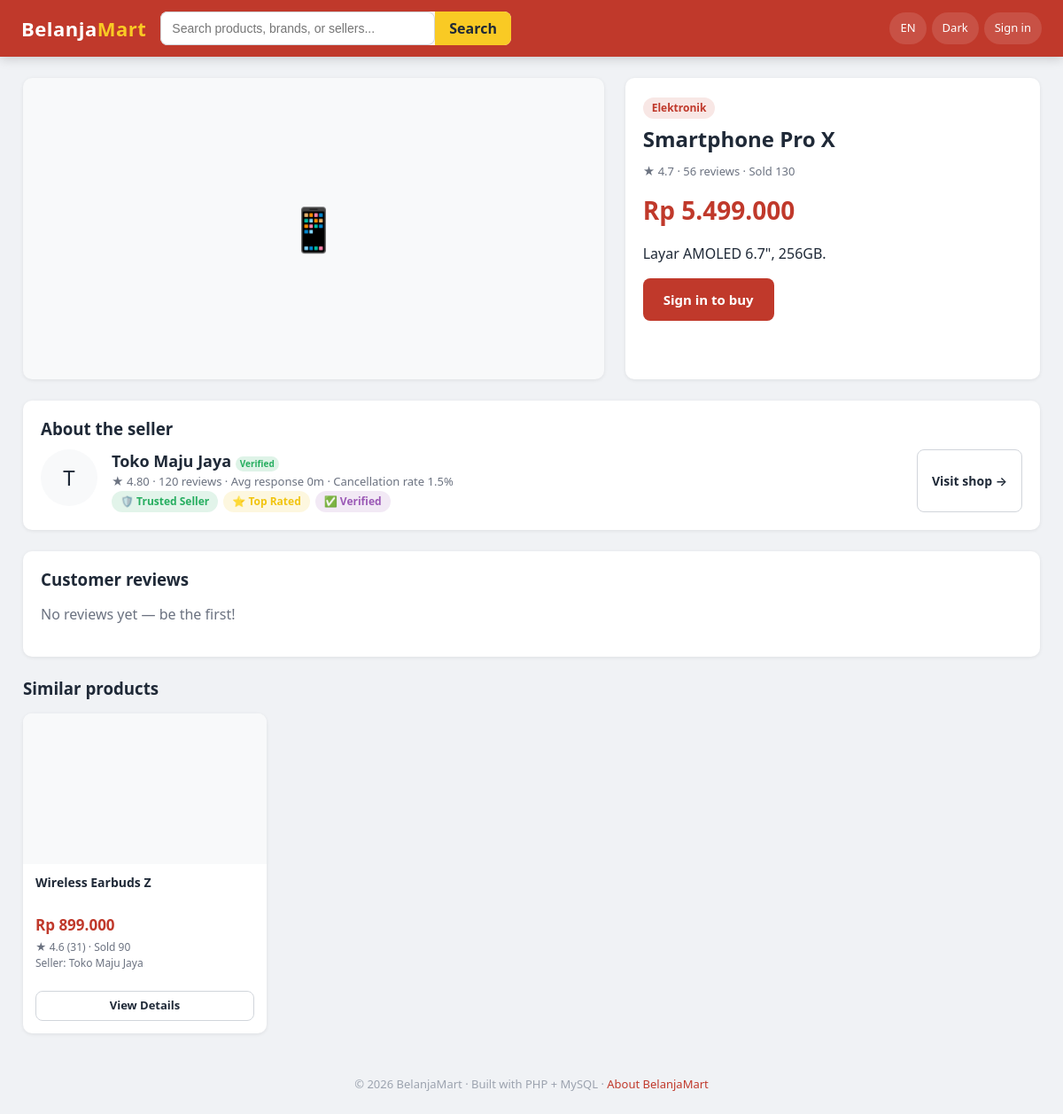
Page /frontend/pages/shared/product_detail.php?id=1 on the earlier database version.
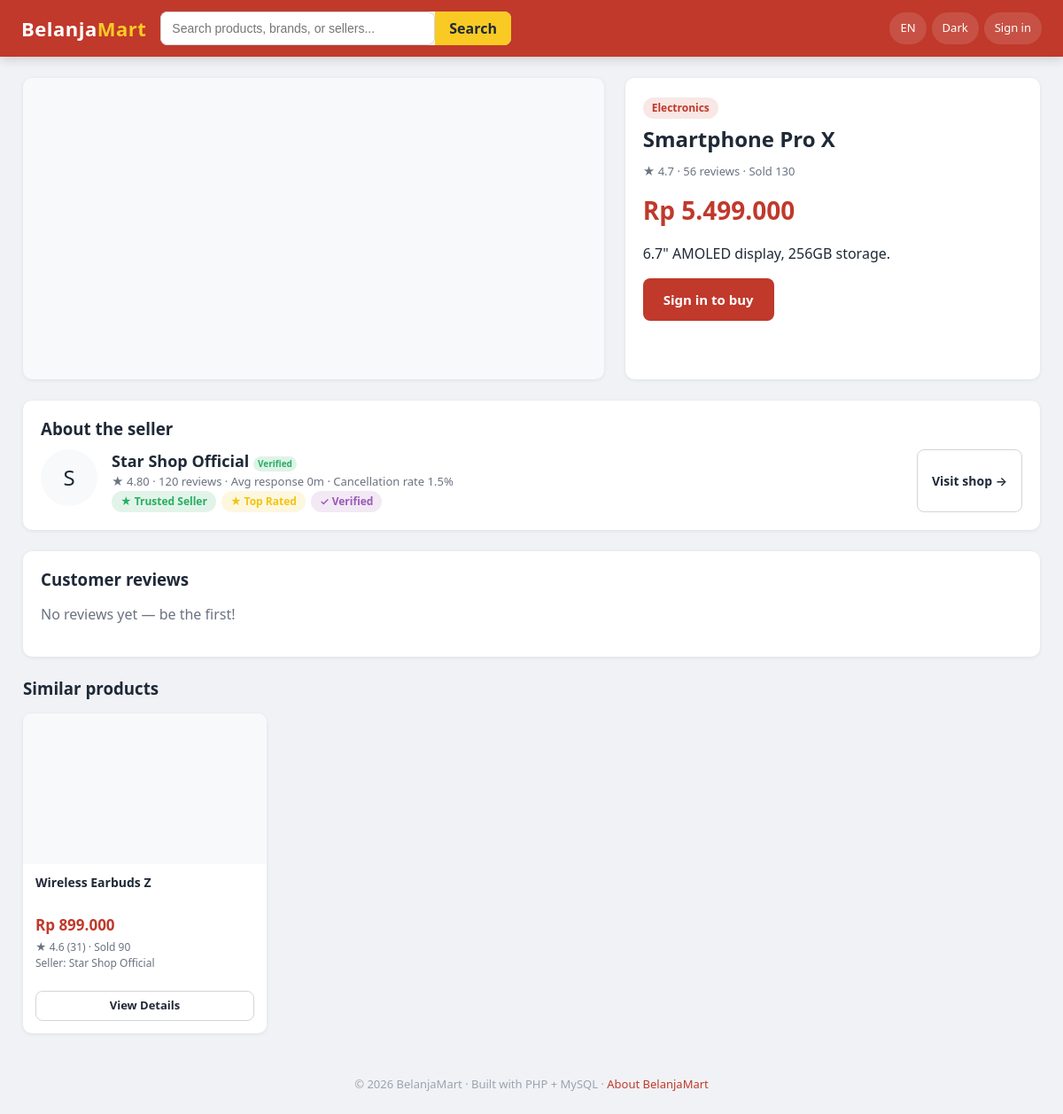
Same page on the later database version.
### tables this page shows
CREATE TABLE products (
    product_id     INT AUTO_INCREMENT PRIMARY KEY,
    seller_id      INT NOT NULL,                     
    category_id    INT,
    product_name   VARCHAR(180) NOT NULL,
    description    TEXT,
    price          DECIMAL(12,2) NOT NULL,           
    currency_code  CHAR(3) NOT NULL DEFAULT 'IDR',
    stock          INT NOT NULL DEFAULT 0,
    image          VARCHAR(255) DEFAULT NULL,
    weight_grams   INT NOT NULL DEFAULT 500,
    is_active      TINYINT(1) NOT NULL DEFAULT 1,
    average_rating DECIMAL(3,2) NOT NULL DEFAULT 0,
    total_reviews  INT NOT NULL DEFAULT 0,
    total_sold     INT NOT NULL DEFAULT 0,
    views          INT NOT NULL DEFAULT 0,
    created_at     TIMESTAMP DEFAULT CURRENT_TIMESTAMP,
    updated_at     TIMESTAMP DEFAULT CURRENT_TIMESTAMP ON UPDATE CURRENT_TIMESTAMP,
    FOREIGN KEY (seller_id)     REFERENCES users(user_id) ON DELETE CASCADE,
    FOREIGN KEY (category_id)   REFERENCES categories(category_id) ON DELETE SET NULL,
    FOREIGN KEY (currency_code) REFERENCES currencies(currency_code),
    INDEX idx_seller   (seller_id),
    INDEX idx_category (category_id),
    INDEX idx_active   (is_active),
    FULLTEXT KEY ft_name_desc (product_name, description)
);

CREATE TABLE categories (
    category_id    INT AUTO_INCREMENT PRIMARY KEY,
    category_name  VARCHAR(100) NOT NULL,
    icon           VARCHAR(20)  DEFAULT '📦',
    parent_id      INT NULL,
    FOREIGN KEY (parent_id) REFERENCES categories(category_id) ON DELETE SET NULL
);

CREATE TABLE seller_profiles (
    user_id        INT PRIMARY KEY,
    shop_name      VARCHAR(120) NOT NULL,
    description    TEXT,
    banner         VARCHAR(255) DEFAULT NULL,
     
    avg_rating         DECIMAL(3,2)  NOT NULL DEFAULT 0,
    total_reviews      INT NOT NULL DEFAULT 0,
    total_sales        INT NOT NULL DEFAULT 0,         
    total_cancellations INT NOT NULL DEFAULT 0,
    response_time_min  INT NOT NULL DEFAULT 0,         
    cancellation_rate  DECIMAL(5,2) NOT NULL DEFAULT 0,    
    delivery_success_rate DECIMAL(5,2) NOT NULL DEFAULT 100,
    is_verified        TINYINT(1) NOT NULL DEFAULT 0,
    FOREIGN KEY (user_id) REFERENCES users(user_id) ON DELETE CASCADE
);

CREATE TABLE badges (
    badge_id    INT AUTO_INCREMENT PRIMARY KEY,
    code        VARCHAR(40) UNIQUE NOT NULL,
    label       VARCHAR(80) NOT NULL,
    description VARCHAR(255),
    icon        VARCHAR(20) DEFAULT '🏅',
    color       VARCHAR(20) DEFAULT '#f1c40f'
);

CREATE TABLE currencies (
    currency_code  CHAR(3) PRIMARY KEY,             
    symbol         VARCHAR(8)   NOT NULL,
    name           VARCHAR(60)  NOT NULL,
     
    rate_to_usd    DECIMAL(18,6) NOT NULL DEFAULT 1,
    updated_at     TIMESTAMP DEFAULT CURRENT_TIMESTAMP ON UPDATE CURRENT_TIMESTAMP
);

### backend/core/Database.php (called while the page is built, shortened)
<?php
class Database
{
    private static ?PDO $pdo = null;
    public static function pdo(): PDO
    {
        if (self::$pdo instanceof PDO) {
            return self::$pdo;
        }
        $cfg  = config('db');
        $dsn  = sprintf(
            'mysql:host=%s;port=%d;dbname=%s;charset=%s',
            $cfg['host'], $cfg['port'], $cfg['database'], $cfg['charset']
        );
        try {
            self::$pdo = new PDO($dsn, $cfg['username'], $cfg['password'], [
                PDO::ATTR_ERRMODE            => PDO::ERRMODE_EXCEPTION,
                PDO::ATTR_DEFAULT_FETCH_MODE => PDO::FETCH_ASSOC,
                PDO::ATTR_EMULATE_PREPARES   => false,
            ]);
        } catch (PDOException $e) {
            http_response_code(500);
            die('Database connection failed: ' . $e->getMessage());
        }
        return self::$pdo;
    }
    public static function run(string $sql, array $params = []): PDOStatement
    {
        $stmt = self::pdo()->prepare($sql);
        $stmt->execute($params);
        return $stmt;
    }
    public static function one(string $sql, array $params = []): ?array
    {
        $row = self::run($sql, $params)->fetch();
        return $row ?: null;
    }
    public static function all(string $sql, array $params = []): array
    {
        return self::run($sql, $params)->fetchAll();
    }
}

### backend/models/ProductModel.php (called while the page is built, shortened)
<?php
class ProductModel
{
    public static function find(int $id): ?array
    {
        return Database::one("
            SELECT p.*, c.category_name, c.icon AS category_icon,
                   u.name AS seller_name, sp.shop_name,
                   sp.avg_rating AS seller_rating,
                   sp.total_reviews AS seller_total_reviews,
                   sp.is_verified AS seller_verified,
                   sp.cancellation_rate, sp.response_time_min
            FROM products p
            LEFT JOIN categories c       ON p.category_id = c.category_id
            LEFT JOIN users u            ON p.seller_id   = u.user_id
            LEFT JOIN seller_profiles sp ON sp.user_id    = u.user_id
            WHERE p.product_id = ?
        ", [$id]);
    }
}

### backend/services/RecommendationService.php (called while the page is built, shortened)
<?php
class RecommendationService
{
    public static function similar(int $productId, int $limit = 6): array
    {
        $p = ProductModel::find($productId);
        return Database::all("
            SELECT p.*, u.name AS seller_name, sp.shop_name
            FROM products p
            JOIN users u            ON u.user_id    = p.seller_id
            LEFT JOIN seller_profiles sp ON sp.user_id = u.user_id
            WHERE p.is_active = 1
              AND p.stock > 0
              AND p.product_id <> ?
              AND p.category_id = ?
            ORDER BY p.average_rating DESC, p.total_sold DESC
            LIMIT $limit
        ", [$productId, $p['category_id']]);
    }
}

### backend/config/bootstrap.php (called while the page is built, shortened)
<?php
if (!defined('BM_BOOTSTRAPPED')) {
    $cfg = $GLOBALS['BM_CONFIG'];
    spl_autoload_register(function ($class) {
        $roots = [
            __DIR__ . '/../core/',
            __DIR__ . '/../models/',
            __DIR__ . '/../services/',
            __DIR__ . '/../controllers/',
            __DIR__ . '/../middleware/',
        ];
        foreach ($roots as $root) {
            $file = $root . $class . '.php';
            if (is_file($file)) {
                return;
            }
        }
    });
    foreach (['uploads', 'chat', 'logs'] as $key) {
        $path = $cfg['storage'][$key] ?? null;
        if ($path && !is_dir($path)) {
            @mkdir($path, 0777, true);
        }
    }
    require_once __DIR__ . '/../core/helpers.php';
}

### backend/core/Currency.php (called while the page is built, shortened)
<?php
class Currency
{
    private static array $cache = [];
    public static function load(): array
    {
        if (!empty(self::$cache)) return self::$cache;
        $rows = Database::all("SELECT * FROM currencies");
        foreach ($rows as $r) self::$cache[$r['currency_code']] = $r;
        return self::$cache;
    }
    public static function symbol(string $code): string
    {
        $all = self::load();
        return $all[$code]['symbol'] ?? $code;
    }
    public static function convert(float $amount, string $from, string $to): float
    {
        if ($from === $to) return $amount;
        $usd = $amount / max(self::rate($from), 0.0000001);
        return $usd * self::rate($to);
    }
    public static function format(float $amount, string $code): string
    {
        $sym = self::symbol($code);
        $decimals = in_array($code, ['IDR', 'JPY'], true) ? 0 : 2;
        return $sym . ' ' . number_format($amount, $decimals, ',', '.');
    }
    public static function display(float $amount, string $from, string $to): string
    {
        return self::format(self::convert($amount, $from, $to), $to);
    }
}

### backend/models/UserModel.php (called while the page is built, shortened)
<?php
class UserModel
{
    public static function badges(int $userId): array
    {
        return Database::all("
            SELECT b.*
            FROM seller_badges sb
            JOIN badges b ON b.badge_id = sb.badge_id
            WHERE sb.user_id = ?
        ", [$userId]);
    }
}

### backend/core/Lang.php (called while the page is built, shortened)
<?php
class Lang
{
    private static ?string $locale = null;
    private static array $strings = [];
    private static array $fallback = [];
    private static bool $loaded = false;
    public static function locale(): string
    {
        if (self::$locale === null) {
            self::$locale = $_SESSION['__locale']
                ?? config('defaults.locale_code', 'en');
        }
        return self::$locale;
    }
    private static function load(): void
    {
        if (self::$loaded) return;
        $dir = __DIR__ . '/../lang/';
        $locale = self::locale();
        $fallbackFile = $dir . 'en.json';
        if (is_file($fallbackFile)) {
            self::$fallback = json_decode(file_get_contents($fallbackFile), true) ?: [];
        }
        if ($locale !== 'en') {
            $localeFile = $dir . $locale . '.json';
            if (is_file($localeFile)) {
                self::$strings = json_decode(file_get_contents($localeFile), true) ?: [];
            }
        } else {
            self::$strings = self::$fallback;
        }
        self::$loaded = true;
    }
    public static function get(string $key, array $replace = []): string
    {
        $text = self::$strings[$key] ?? self::$fallback[$key] ?? $key;
        return $text;
    }
}

### frontend/pages/shared/product_detail.php (the view, shortened to what the changed rows need)
<?php
require_once __DIR__ . '/../../../backend/config/bootstrap.php';
$user = current_user();
$id   = (int) ($_GET['id'] ?? 0);
$p    = ProductModel::find($id);
$similar = RecommendationService::similar($id);
$badges  = UserModel::badges((int) $p['seller_id']);
$wished  = ($user && ($user['role'] ?? null) === 'buyer') ? WishlistModel::has((int) $user['user_id'], $id) : false;
$displayCur = $user ? ($user['currency'] ?? 'IDR') : 'IDR';
?>
<div class="grid" style="grid-template-columns: 1.4fr 1fr; gap: 24px;">
    <div class="card center" style="background:var(--bg-muted); min-height:340px; font-size:48px; color:var(--text-soft);">
        <?= e($p['category_icon'] ?? '') ?>
    </div>
    <div class="card">
        <span class="tag tag-primary"><?= e($p['category_name']) ?></span>
        <h2 class="mt-1"><?= e($p['product_name']) ?></h2>
        <div class="text-muted fs-13">★ <?= number_format((float) $p['average_rating'], 1) ?> · <?= (int) $p['total_reviews'] ?> reviews · Sold <?= (int) $p['total_sold'] ?></div>
        <div style="font-size: 28px; font-weight: 800; color: var(--color-primary); margin: 12px 0;">
            <?= Currency::display((float) $p['price'], $p['currency_code'], $displayCur) ?>
        </div>
        <p class="mt-2"><?= nl2br(e($p['description'] ?? '')) ?></p>
        <div class="row mt-2" style="gap:8px;">
            <?php if ($user && $user['role'] === 'buyer' && $p['stock'] > 0): ?>
                <a class="btn btn-primary btn-lg" href="<?= base_url('/frontend/pages/buyer/cart.php?add=' . (int) $p['product_id']) ?>">Add to cart</a>
                <form method="POST" action="<?= base_url('/frontend/pages/buyer/wishlist.php') ?>" style="display:inline;">
                    <?= csrf_field() ?>
                    <input type="hidden" name="product_id" value="<?= (int) $p['product_id'] ?>">
                    <input type="hidden" name="action" value="toggle">
                    <button class="btn btn-outline btn-lg"><?= $wished ? '♥ Wishlisted' : '♡ Wishlist' ?></button>
                </form>
                <a class="btn btn-info btn-lg" href="<?= base_url('/frontend/pages/shared/chat.php?seller_id=' . (int) $p['seller_id']) ?>">Chat seller</a>
            <?php elseif ($p['stock'] <= 0): ?>
                <span class="tag tag-danger">Out of stock</span>
            <?php elseif (!$user): ?>
                <a class="btn btn-primary btn-lg" href="<?= base_url('/auth/role.php') ?>">Sign in to buy</a>
            <?php endif; ?>
        </div>
    </div>
</div>
<div class="card mt-3">
    <div class="row" style="gap:16px; flex-wrap:wrap;">
        <div style="width:64px; height:64px; border-radius:50%; background:var(--bg-muted); display:flex; align-items:center; justify-content:center; font-size:24px;">
            <?= e(mb_strtoupper(mb_substr($p['shop_name'] ?? 'S', 0, 1))) ?>
        </div>
        <div style="flex:1; min-width:240px;">
            <div class="fw-bold fs-18"><?= e($p['shop_name'] ?? $p['seller_name']) ?> <?php if (!empty($p['seller_verified'])): ?><span class="tag tag-success" style="font-size:10px; padding:1px 5px;">Verified</span><?php endif; ?></div>
            <div class="text-muted fs-13">★ <?= number_format((float) ($p['seller_rating'] ?? 0), 2) ?>
                · <?= (int) ($p['seller_total_reviews'] ?? 0) ?> reviews
                · Avg response <?= (int) ($p['response_time_min'] ?? 0) ?>m
                · Cancellation rate <?= number_format((float) ($p['cancellation_rate'] ?? 0), 1) ?>%</div>
            <?php component('seller_badge', ['badges' => $badges]); ?>
        </div>
        <a class="btn btn-outline" href="<?= base_url('/frontend/pages/shared/seller_profile.php?id=' . (int) $p['seller_id']) ?>">Visit shop →</a>
    </div>
</div>
<?php if (!empty($similar)): ?>
<div class="grid grid-cards">
    <?php foreach ($similar as $sp) component('product_card', ['p' => $sp, 'displayCurrency' => $displayCur]); ?>
</div>
<?php endif; ?>

### frontend/components/seller_badge.php
<?php
$badges = $badges ?? [];
?>
<div class="row" style="gap:6px;">
    <?php foreach ($badges as $b): ?>
        <span class="tag" style="background: <?= e($b['color']) ?>22; color: <?= e($b['color']) ?>;">
            <?= e($b['icon']) ?> <?= e($b['label']) ?>
        </span>
    <?php endforeach; ?>
</div>

### frontend/components/product_card.php (shortened to what the changed rows need)
<?php
$display = $displayCurrency ?? ($p['currency_code'] ?? 'IDR');
$priceText = Currency::display(
    (float) $p['price'],
    $p['currency_code'] ?? 'IDR',
    $display
);
?>
<div class="product-card">
    <a href="<?= base_url('/frontend/pages/shared/product_detail.php?id=' . (int) $p['product_id']) ?>" style="color:inherit;">
        <div class="img">
        </div>
        <div class="body">
            <div class="name"><?= e($p['product_name']) ?></div>
            <div class="price"><?= $priceText ?></div>
            <div class="meta">★ <?= number_format((float) $p['average_rating'], 1) ?>
                (<?= (int) $p['total_reviews'] ?>) · <?= e(__('Sold')) ?> <?= (int) ($p['total_sold'] ?? 0) ?></div>
            <div class="meta"><?= e(__('Seller')) ?>: <?= e($p['shop_name'] ?? $p['seller_name'] ?? '-') ?>
            </div>
        </div>
    </a>
    <div class="body" style="padding-top:0;">
        <div class="actions">
            <?php if (current_user() && (current_user()['role'] ?? null) === 'buyer'): ?>
                <a href="<?= base_url('/frontend/pages/buyer/cart.php?add=' . (int) $p['product_id']) ?>" class="btn btn-primary btn-sm btn-block"><?= e(__('Add to Cart')) ?></a>
            <?php else: ?>
                <a href="<?= base_url('/frontend/pages/shared/product_detail.php?id=' . (int) $p['product_id']) ?>" class="btn btn-outline btn-sm btn-block"><?= e(__('View Details')) ?></a>
            <?php endif; ?>
        </div>
    </div>
</div>

Differences in the rows shown:
changed products "Smartphone Pro X": category.category_name "Elektronik" → "Electronics"; description "Layar AMOLED 6.7\", 256GB." → "6.7\" AMOLED display, 256GB storage."; seller_profiles.shop_name "T" → "S"; seller_profiles.shop_name "Toko Maju Jaya" → "Star Shop Official"; category.icon "📱" → (not shown)
changed badges "Trusted Seller": icon "🛡️" → "★"
changed badges "Top Rated": icon "⭐" → "★"
changed badges "Verified": icon "✅" → "✓"
changed products "Wireless Earbuds Z": seller_profiles.shop_name "Toko Maju Jaya" → "Star Shop Official"
